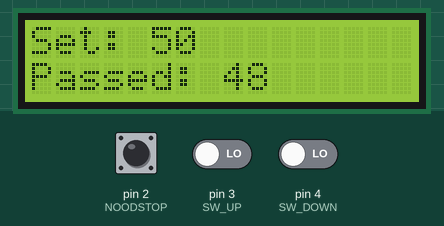
The sketch below on a simulated Arduino Uno, built with avr-gcc and run on an emulated ATmega328P. Shown: 16×2 character LCD. The inputs (shaded band) are chosen by the test bench; at power-on: pin 2 (NOODSTOP) HIGH, pin 3 (SW_UP) LOW, pin 4 (SW_DOWN) LOW. What the sketch prints to the serial monitor is not drawn.

Above: at 1.2 s.
1.3 s: pin 2 (NOODSTOP) pulled LOW for 0.15 s
At 2.3 s:
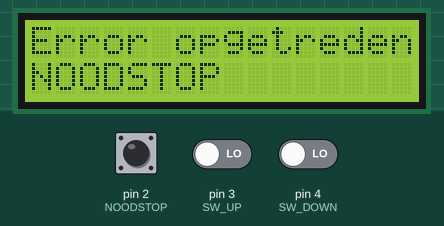
2.9 s: pin 3 (SW_UP) driven HIGH and pin 4 (SW_DOWN) driven HIGH
At 3.6 s:
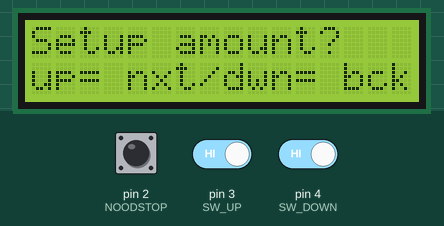
4.4 s: pin 3 (SW_UP) driven LOW
At 4.9 s:
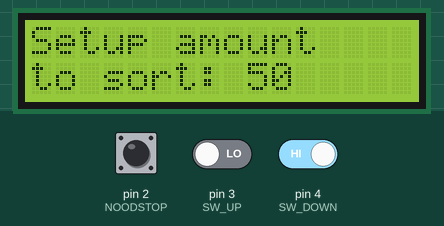
5.9 s: pin 4 (SW_DOWN) driven LOW
At 6.6 s:
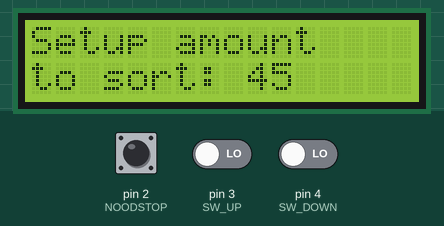
7.4 s: pin 2 (NOODSTOP) pulled LOW for 1 s
At 8.5 s:
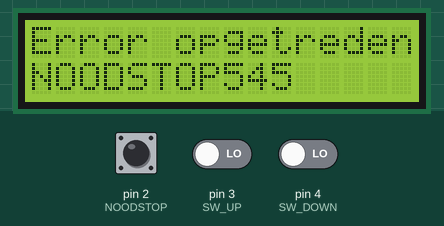
9.9 s: pin 2 (NOODSTOP) driven LOW and pin 3 (SW_UP) driven HIGH and pin 4 (SW_DOWN) driven HIGH
At 9.95 s:
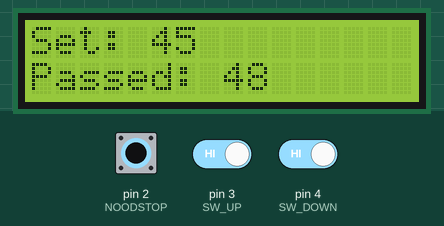
Timing chart, 0 to 12.4 s (numbered marks = the images above; inputs shaded):
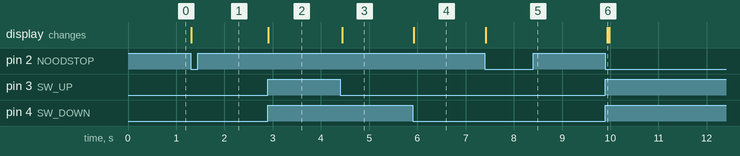

Measured:
- after the input at 1.3 s, the display: changes at once (image 1)
- after the input at 2.9 s, the display: changes at once (image 2)
- after the input at 4.4 s, the display: changes after 0.05 s (image 3)
- after the input at 5.9 s, the display: changes at once (image 4)
- after the input at 7.4 s, the display: changes at once (image 5)
- after the input at 9.9 s, the display: changes at once (image 6)

The sketch:

Machine1_V1.4.ino
```cpp
//-- Machine 1 --//
/* Versie beheer / ToDO
 * Zie Versie_Beheer.ino
 */

//-- Setup initalisatie LCD --//
#include <LiquidCrystal.h>
const int rs = 12, en = 11, d4 = 5, d5 = 6, d6 = 7, d7 = 8;                         // initialize the library by associating any needed LCD interface pin
LiquidCrystal lcd(rs, en, d4, d5, d6, d7);                                          // with the arduino pin number it is connected to

//-- Declaratie Pin --//
const int NOODSTOP                = 2;
const int SW_UP                   = 3;
const int SW_DOWN                 = 4;

//-- Declaratie Variabelen --//
boolean u1_state_SW_UP            = false;
boolean u1_prev_SW_UP             = false;
boolean u1_state_SW_DOWN          = false;
boolean u1_prev_SW_DOWN           = false;
boolean u1_LCD_Status_done        = false;
boolean u1_LCD_Error_done         = false;
boolean u1_LCD_Passed_done        = false;
boolean u1_noodstop               = false;
boolean u1_sec_blink              = false;
boolean u1_menu_gadoor            = false;
boolean u1_menu_done              = false;
boolean u1_stop_menu_timer        = false;
boolean u1_stop_setup_timer       = false;
boolean u1_setup_done             = false;
boolean u1_menu_done_finished     = false;
boolean u1_aanroep_menu           = true;
int u8_aantal                     = 50;
int u8_prv_aantal                 = 0;
int u8_passed                     = 48;
int u8_prv_passed                 = 0;

void setup() {
//-- Setup pins --//
  pinMode(NOODSTOP, INPUT);
  attachInterrupt(digitalPinToInterrupt(NOODSTOP), noodstop_ISR, FALLING);    // Maak van pin 2(NOODSTOP) een interupt pin. Deze heeft dus voorrang op andere zaken.
  pinMode(SW_UP, INPUT);
  pinMode(SW_DOWN, INPUT);
// set up the LCD's number of columns and rows:
  lcd.begin(16, 2);
  Serial.begin(9600);
//-- set eerste keer de gegevens op het scherm:
  LCD_Status("Set:", u8_aantal);
}

void loop() {
  u1_state_SW_UP = digitalRead(SW_UP);
  u1_state_SW_DOWN = digitalRead(SW_DOWN);

//-- Detect menu setup --//


  if(u1_state_SW_DOWN && u1_state_SW_UP && u1_aanroep_menu){
    u1_stop_menu_timer= false;
    Serial.println("start setup");                                      // DIT VERWIJDEREN
    LCD_Menu_Set();
    Serial.println("Setup done");                                       // DIT VERWIJDEREN
    u1_aanroep_menu = false;
  }

  if(u1_menu_done){
    Serial.println("kom ik hier wel?");                                 // DIT VERWIJDEREN
    u1_stop_setup_timer = false;
    u1_LCD_Status_done = false;
    LCD_Status("Set:", u8_aantal);
    u1_LCD_Passed_done = false;
    LCD_Done_Update(u8_passed);
    u8_prv_aantal = u8_aantal;
    u1_setup_done = false;
    u1_menu_done = false;
    u1_menu_done_finished = true;
  }

  if(u1_menu_done_finished){
    if(timer_setup()){
      Serial.println("timer done setup");                               // DIT VERWIJDEREN
      u1_aanroep_menu = true;
      u1_menu_done_finished = false;
    }
  }

  if(u8_passed != u8_prv_passed){
    u1_LCD_Passed_done = false;
    LCD_Done_Update(u8_passed);
    u8_prv_passed = u8_passed;
  }

//  if(u1_LCD_Error_done &&

}

void noodstop_ISR(){                                                          // noodstop interupt, Dit stukje code word uitgevoerd op mement van interupt op pin 2.
    u1_LCD_Error_done = false;
    Serial.println("noodstop");                // DIT STUK VERWIJDEREN LATER
    u1_noodstop = !u1_noodstop;                                               // Toggel noodstop bit
    LCD_Error("NOODSTOP");
}
```

Timers.ino
```cpp
int u8_teller_menu            = 0;
int u8_teller_setup           = 0;
unsigned long time_1          = 0;
unsigned long time_2          = 0;
unsigned long time_3          = 0;
unsigned long time_4          = 0;

bool timer_menu(){
  if(millis() > time_1 + 100 && !u1_stop_menu_timer){
    time_1 = millis();
    u8_teller_menu ++;
    Serial.println(u8_teller_menu);                 // DIT VERWIJDEREN
    if(u8_teller_menu >= 10){
      u1_stop_menu_timer = true;
      u8_teller_menu = 0;
      return true;
    }else{
      return false;
    }
  }
}

bool timer_setup(){
  if(millis() > time_2 + 100 && !u1_stop_setup_timer){
    time_2 = millis();
    u8_teller_setup ++;
    Serial.print("Setup: ");
    Serial.println(u8_teller_setup);                 // DIT VERWIJDEREN
    if(u8_teller_setup >= 10){
      u1_stop_setup_timer = true;
      u8_teller_setup = 0;
      return true;
    }else{
      return false;
    }
  }
}
```

Versie_Beheer.ino
```cpp
/* Versie beheer / ToDO
 *  V1.0 initiele setup, met LCD
 *    - Setup LCD
 *    - Pin SW_UP setup
 *    - Functie gemaat voor het updaten van het beeldscherm
 *    - Functie werkt met een knop.
 *  V1.1 Uitbreiding met twee knoppen en aantal weergave
 *    - Weergave van de teller op LCD
 *    - LCD update als teller veranderd
 *    - Teller veranders dmv de twee druk knoppen.
 *    - Ook de gepasseerde objecten worden weer gegeven.
 *  V1.2
 *    - Netjes en gelijkmaken code.
 *    - Timers toevoegen, timer werkt.
 *    - Menu werkend maken, verdere uitwerking is nog nodig.
 *    - het idee van het menu werkt.
 *    - Noodstop werkt een geeft melding op interupt
 *  V1.3
 *    - Menu verder uitbreiden.
 *    - Menu werkt en getal word onthouden.
 *    - Terugkeer uit menu werkt.
 *    - Delen comment bijgevoegd, later meer.
 *  V1.4 Werkend menu, nu rest toevoegen
 *    - Commentaar invoegen.
 *
 * --- ToDo ---
 * - Noodstop terug keeren naar begin scherm. Soort van acknolidge invoegen. 2 sec beide knoppen.
 * - Communicatie serieele poort
 * - Aansturen servo
 * - Laser sensor
 */
```

LCD_screen.ino
```cpp
//-- Declaratie variabelen --//
boolean u1_maak_keuze           = false;
boolean u1_keuze_setup          = false;
boolean u1_enable_upcount       = false;
int u8_upcount                  = 1;

void LCD_Status(String message_regel_1, int aantal){
  while(!u1_LCD_Status_done){
  lcd.clear();
  lcd.home();
  lcd.print(message_regel_1);
  lcd.setCursor(5,0);
  lcd.print(aantal);
  u1_LCD_Status_done = true;
  }
}

void LCD_Done_Update(int done){
  while(!u1_LCD_Passed_done){
  lcd.setCursor(0,1);
  lcd.print("Passed:");
  lcd.setCursor(8,1);
  lcd.print(done);
  u1_LCD_Passed_done = true;
  }
}

void LCD_Menu_Set(){
  lcd.clear();
  lcd.home();
  lcd.print("Setup amount?");
  lcd.setCursor(0,1);
  lcd.print("up= nxt/dwn= bck");
  u1_maak_keuze = false;
  u1_keuze_setup = false;
  u1_setup_done = false;
  while(u1_menu_done == false){
    u1_state_SW_UP = digitalRead(SW_UP);
    u1_state_SW_DOWN = digitalRead(SW_DOWN);
    if(timer_menu()){
      u1_maak_keuze = true;
    }
    if(u1_state_SW_UP != u1_prev_SW_UP){
      if(!u1_state_SW_UP && u1_maak_keuze){
      Serial.println("Hoevaak kom ik hier?");                       // VERWIJDEREN
      u1_keuze_setup = true;                                                                          // Laten weten dat je in het setup menu zit.
      lcd.clear();
      lcd.home();
      lcd.print("Setup amount");
      lcd.setCursor(0,1);
      lcd.print("to sort:");
      lcd.setCursor(9,1);
      lcd.print(u8_aantal);
      while(!u1_setup_done){                                                                          // Als de setup niet klaar is het volgende uitvoeren.
        u8_prv_aantal = u8_aantal;
        lcd.setCursor(9,1);
        lcd.print(u8_aantal);
        Set_Amount();                                                                                 // Functie voor het instellen van het aantal te sorteren objecten.

        if((u8_prv_aantal == 10 && u8_aantal < 10) || (u8_prv_aantal == 100 && u8_aantal < 100)){     // Is voor het resetten van het scherm bij de getallen 5 en 100 anders blijven de laatste digits staan.
          lcd.clear();
          lcd.home();
          lcd.print("Setup amount");
          lcd.setCursor(0,1);
          lcd.print("to sort:");
        }
        if(u1_state_SW_DOWN && u1_state_SW_UP){
          u1_setup_done = true;
          u1_menu_done = true;
          u1_enable_upcount = false;
          u8_upcount = 0;
          Serial.println("setup geslaagd");                                     // DIT VERWIJDEREN
        }
      }
    }
  }
 //-- Terug naar hoofdscherm --//
    if(u1_state_SW_DOWN != u1_prev_SW_DOWN){
      if(!u1_state_SW_DOWN && u1_maak_keuze && !u1_keuze_setup){
      u1_menu_done = true;
      }
    }
   u1_prev_SW_DOWN = u1_state_SW_DOWN;
   u1_prev_SW_UP = u1_state_SW_UP;
  }
}

void Set_Amount(){
  u1_state_SW_UP = digitalRead(SW_UP);
  u1_state_SW_DOWN = digitalRead(SW_DOWN);
//-- Set up detectie --//
  if(u1_state_SW_UP != u1_prev_SW_UP && u1_keuze_setup){
    Serial.println("swup detected");                                           // DIT VERWIJDEREN
    if(!u1_state_SW_UP && u8_aantal <= 95){
      Serial.println("swup");                                                  // DIT VERWIJDEREN
      if(u8_upcount >= 2){                                                     // Hij detecteerd direct een up count. Door deze voorwaarde telt hij niet direct al 5 bij het getal op.
        u8_aantal = u8_aantal + 5;                                             // Het optellen van 5 objecten bij het totaal.
      }
      u8_upcount ++;
    }
    u1_prev_SW_UP = u1_state_SW_UP;
  }

//-- Set down detetie --//
  if(u1_state_SW_DOWN != u1_prev_SW_DOWN && u1_keuze_setup){
    Serial.println("sw down detected");                                        // DIT VERWIJDEREN
    if(!u1_state_SW_DOWN && u8_aantal >= 10){
      Serial.println("sw down");                                               // DIT VERWIJDEREN
      u8_aantal = u8_aantal - 5;
    }
    u1_prev_SW_DOWN = u1_state_SW_DOWN;
  }
}

void LCD_Error(String error){
  while(!u1_LCD_Error_done){
  lcd.clear();
  lcd.home();
  lcd.print("Error opgetreden:");
  lcd.setCursor(0,1);
  lcd.print(error);
  u1_LCD_Error_done = true;
  }
}
```
